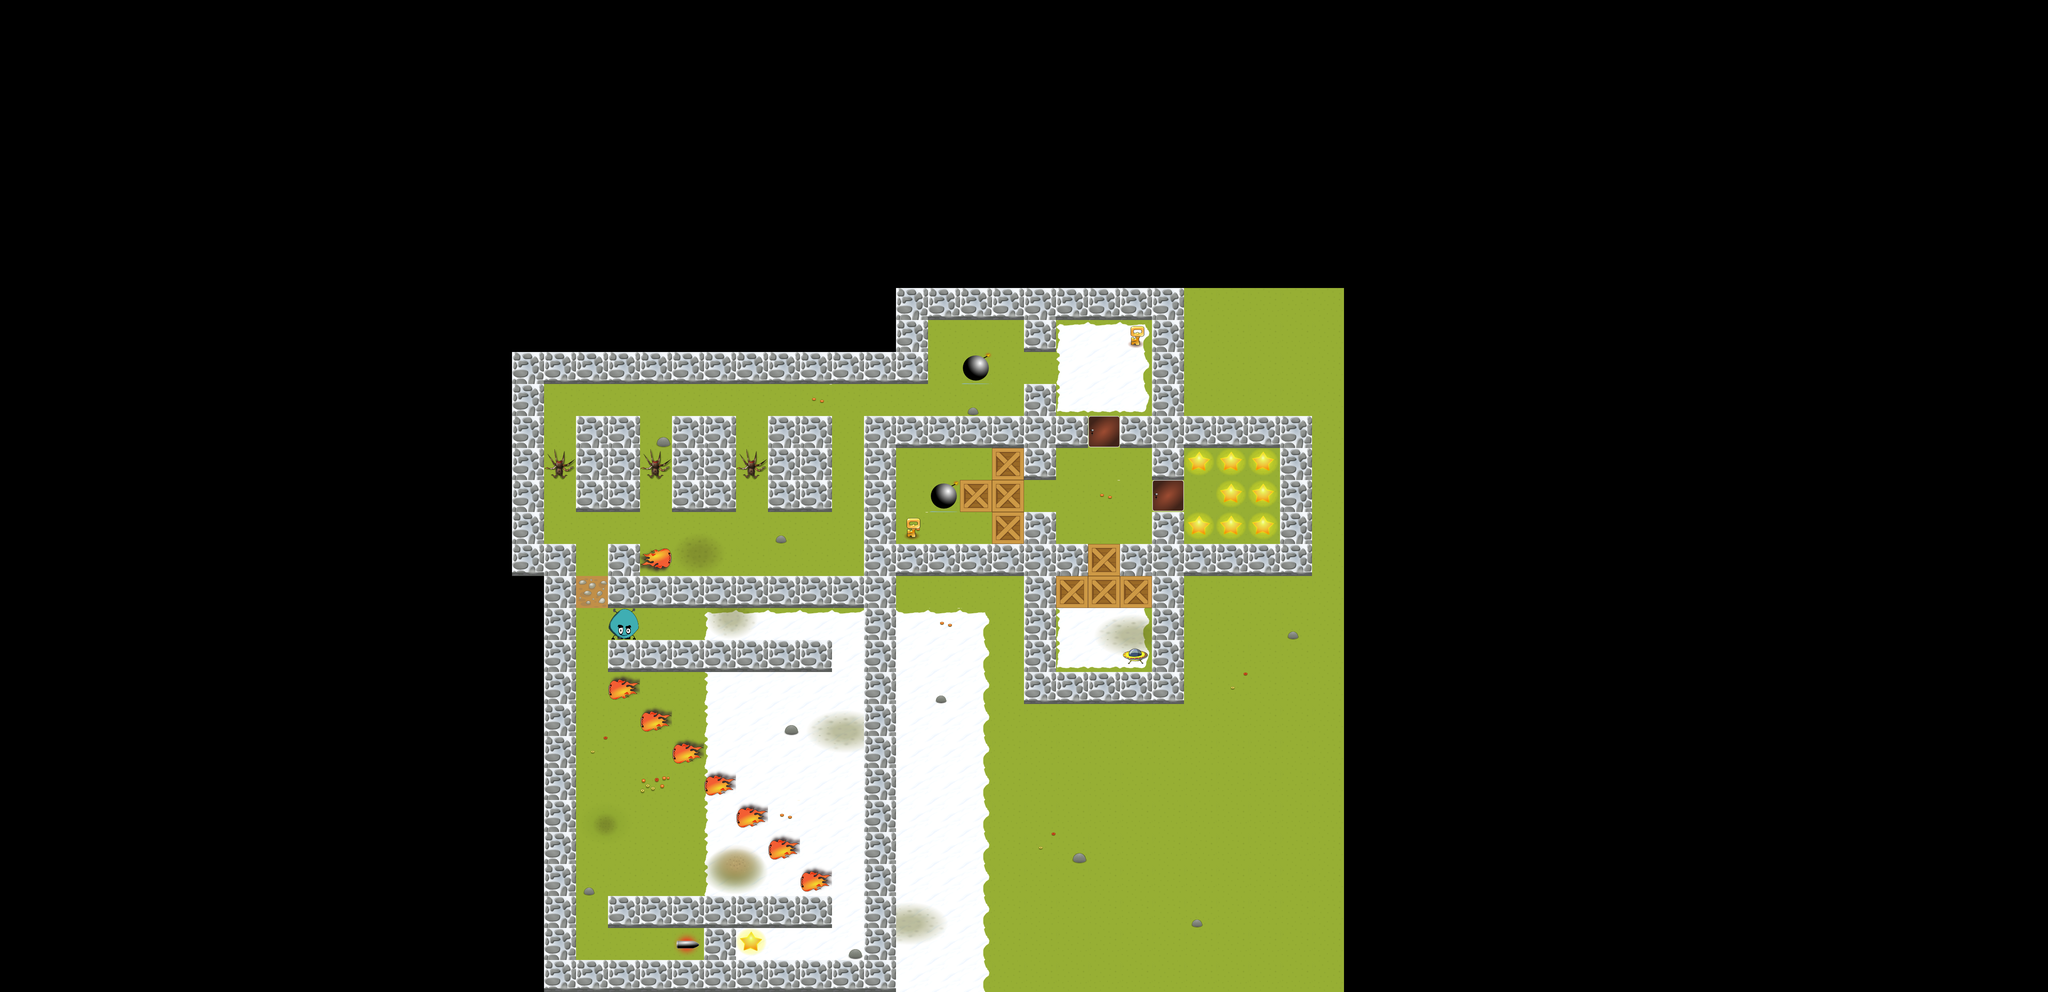

Below is a game level as drawn by its tile map, then a one-line description and the .tmx that defines it (tile-layer data replaced by summaries):
An orthogonal 64x31 tile map with 80x80 px tiles, 6 tile layers (ground, grass, walls, wallsfront, ...), 5 tilesets and 2 objects.

<map version="1.0" orientation="orthogonal" width="64" height="31" tilewidth="80" tileheight="80">
 <properties>
  <property name="Scale" value="1" />
  <property name="background_music" value="Chipper Doodle v2" />
  <property name="level author" value="" />
  <property name="music_info" value="Chipper Doodle v2 by Kevin MacLeod is licensed under a CC Attribution 3.0." />
 </properties>
 <tileset firstgid="1" name="walls80" tilewidth="80" tileheight="80">
  <image source="walls80.png" width="320" height="320" />
  <tile id="0">
   <properties>
    <property name="wall" value="1" />
   </properties>
  </tile>
  <tile id="1">
   <properties>
    <property name="wall" value="1" />
   </properties>
  </tile>
  <tile id="2">
   <properties>
    <property name="wall" value="1" />
   </properties>
  </tile>
  <tile id="14">
   <properties>
    <property name="wall" value="1" />
   </properties>
  </tile>
  <tile id="15">
   <properties>
    <property name="wall" value="1" />
   </properties>
  </tile>
 </tileset>
 <tileset firstgid="17" name="SmallWorld-all" tilewidth="80" tileheight="80">
  <image source="SmallWorld-all.png" width="640" height="560" />
 </tileset>
 <tileset firstgid="73" name="TiledObjects" tilewidth="80" tileheight="80">
  <image source="TiledObjects.png" width="800" height="800" />
 </tileset>
 <tileset firstgid="173" name="walls80V2" tilewidth="80" tileheight="80">
  <image source="walls80V2.png" width="640" height="640" />
  <tile id="0">
   <properties>
    <property name="wall" value="1" />
   </properties>
  </tile>
  <tile id="1">
   <properties>
    <property name="wall" value="1" />
   </properties>
  </tile>
  <tile id="26">
   <properties>
    <property name="wall" value="1" />
   </properties>
  </tile>
 </tileset>
 <tileset firstgid="237" name="snowShadows" tilewidth="80" tileheight="80">
  <image source="snowShadows.png" width="640" height="640" />
 </tileset>
 <layer name="ground" width="64" height="31">
  <data>[1984 cells, 528 non-empty, 10 distinct tile ids]</data>
 </layer>
 <layer name="grass" width="64" height="31">
  <data>[1984 cells, 53 non-empty, 23 distinct tile ids]</data>
 </layer>
 <layer name="walls" width="64" height="31">
  <data>[1984 cells, 159 non-empty, 1 distinct tile ids]</data>
 </layer>
 <layer name="wallsfront" width="64" height="31">
  <data>[1984 cells, 159 non-empty, 1 distinct tile ids]</data>
 </layer>
 <layer name="wallshadow" width="64" height="31">
  <data>[1984 cells, 83 non-empty, 1 distinct tile ids]</data>
 </layer>
 <layer name="ObjectTiles" width="64" height="31">
  <data>[1984 cells, 38 non-empty, 12 distinct tile ids]</data>
 </layer>
 <objectgroup name="objects">
  <object x="4240" y="560" width="80" height="80">
   <properties>
    <property name="turn" value="left" />
   </properties>
  </object>
  <object x="3440" y="2000" width="80" height="80">
   <properties>
    <property name="quantity" value="3" />
   </properties>
  </object>
 </objectgroup>
</map>
